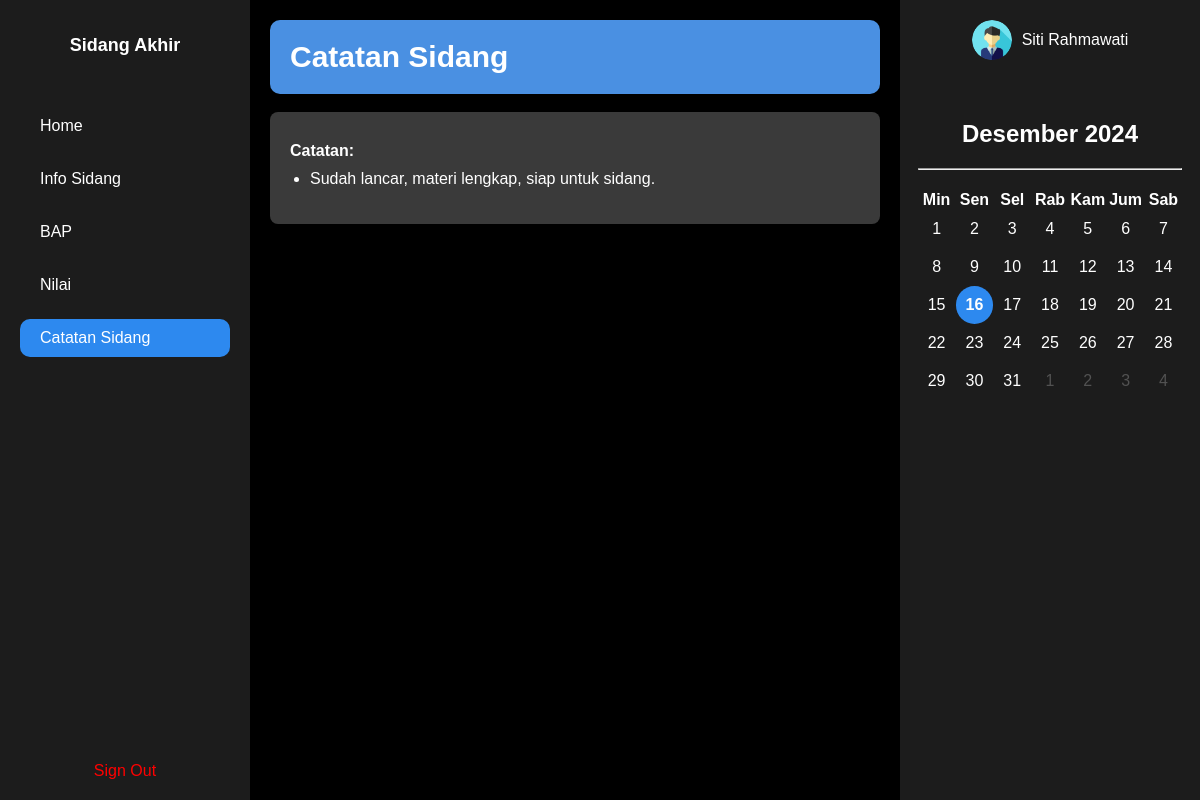
Page /mahasiswa/catatan (signed in) on the earlier database version.
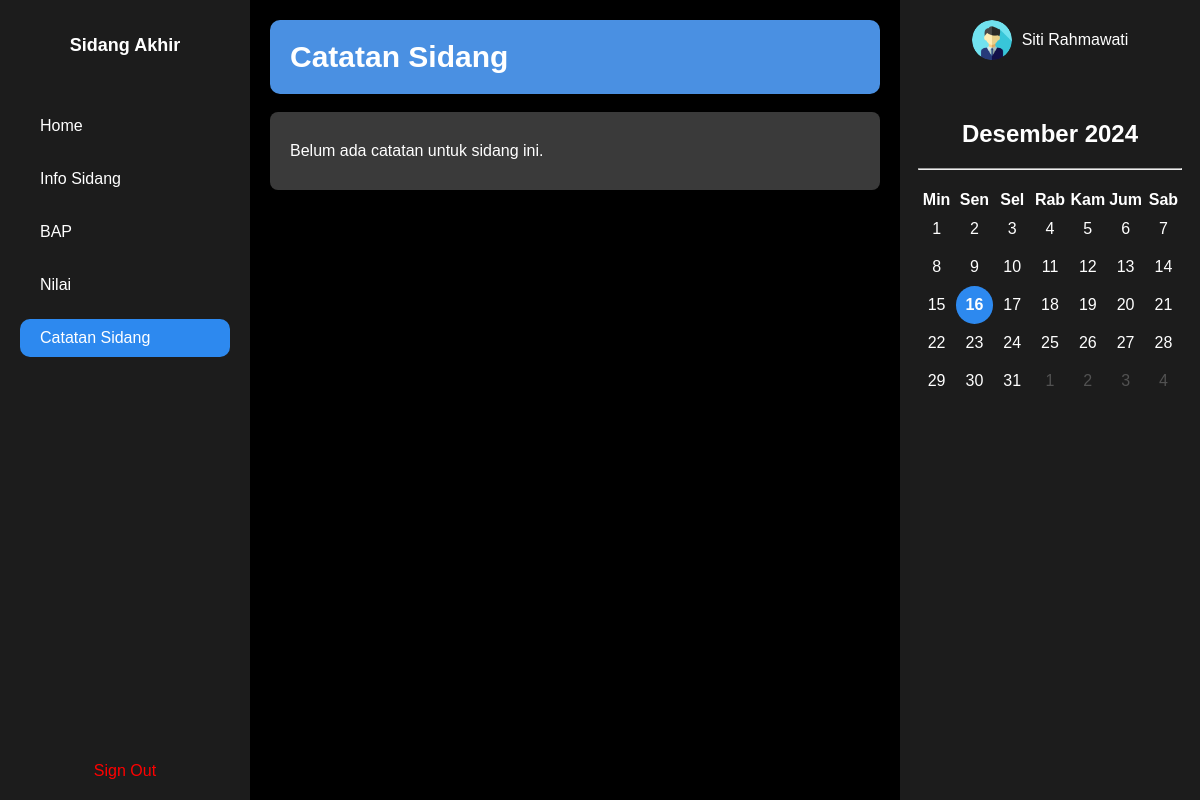
Same page on the later database version.
### tables this page shows
CREATE TABLE Sidang (ID_Sidang INTEGER PRIMARY KEY AUTOINCREMENT, tempat_sidang TEXT NOT NULL, tanggal_sidang DATE NOT NULL, waktu_mulai TIME NOT NULL, waktu_selesai TIME NOT NULL, Catatan TEXT, npm TEXT NOT NULL REFERENCES Mahasiswa (npm), nik_pembimbing TEXT NOT NULL REFERENCES Pembimbing (nik), nik_penguji TEXT NOT NULL REFERENCES Penguji (nik), nik_penguji2 TEXT REFERENCES Penguji (nik), ID_Tahun_Ajaran INTEGER NOT NULL REFERENCES Bobot_PerTahun_Ajaran (ID_Tahun_Ajaran), nilai_total DOUBLE, status TEXT, FOREIGN KEY (npm) REFERENCES Mahasiswa (npm), FOREIGN KEY (nik_pembimbing) REFERENCES Pembimbing (nik), FOREIGN KEY (nik_penguji) REFERENCES Penguji (nik), FOREIGN KEY (ID_Tahun_Ajaran) REFERENCES Bobot_PerTahun_Ajaran (ID_Tahun_Ajaran));

### app/routes/mahasiswa.py (the view)
@mahasiswa_bp.route('/catatan')
def catatan():
    nama = session.get('nama', None)
    role = session.get('role', None)
    npm = session.get('id', None)
    conn = get_db_connection()
    cursor = conn.cursor()
    cursor.execute("select catatan from InfoSidang where npm_mahasiswa = ? and status = ?", (npm, 'active'))
    catatan = cursor.fetchall()
    return render_template('mahasiswa/mahasiswa-catatan.html', nama = nama, catatan=catatan)

### app/routes/mahasiswa.py (called while the page is built)
def get_db_connection():
    conn = sqlite3.connect('database/database.db')
    conn.row_factory = sqlite3.Row
    return conn

@mahasiswa_bp.before_request
def require_login():
    allowed_routes = ['login', 'static']
    if 'email' not in session and request.endpoint not in allowed_routes:
        return redirect(url_for('login'))

### main.py (called while the page is built)
@app.before_request
def require_login():
    allowed_routes = ['login', 'static']
    if 'email' not in session and request.endpoint not in allowed_routes:
        return redirect(url_for('login'))

### templates/mahasiswa/mahasiswa-catatan.html (shortened to what this page needs)
<!DOCTYPE html>
<html lang="en">
<head>
  <link rel="stylesheet" href="{{ url_for('static', filename='css/mahasiswa/mahasiswa-catatan.css') }}">
</head>
<body>
  <div class="container">
    {% include 'mahasiswa/fragment/sidebar.html' %}
    <main class="content">
      <div class="content-header">
        Catatan Sidang
      </div>
      <br>
      <div class="notes">
        {% if catatan %}
          {% for note in catatan %}
            <p><strong>Catatan:</strong></p>
            <ul>
              <li>{{ note.catatan }}</li>
            </ul>
          {% endfor %}
        {% else %}
          <p>Belum ada catatan untuk sidang ini.</p>
        {% endif %}
      </div>
    </main>
    {% include 'mahasiswa/fragment/rightbar.html' %}
  </div>
</body>
</html>

### templates/mahasiswa/fragment/sidebar.html
<nav class="sidebar">
    <h2 class="title">Sidang Akhir</h2>
    <ul class="menu">
      <li id="home"><a href="home">Home</a></li>
      <li id="info"><a href="info">Info Sidang</a></li>
      <li id="bap"><a href="bap">BAP</a></li>
      <li id="nilai"><a href="nilai">Nilai</a></li>
      <li id="catatan"><a href="catatan">Catatan Sidang</a></li>
    </ul>
    <a href="logout" class="sign-out">Sign Out</a>
  </nav>

### templates/mahasiswa/fragment/rightbar.html (shortened to what this page needs)
<aside class="calendar">
  <div class="user">
    <img src="{{ url_for('static', filename='png/profile-mahasiswa.png') }}" alt="User">
    <span>{{nama}}</span>
  </div>
  <div class="cal-wrapper">
    <h2>Desember 2024</h2>
    <hr style="margin-bottom: 20px;">
    <table class="cal-table">
        <thead>
            <tr>
                <th>Min</th>
                <th>Sen</th>
                <th>Sel</th>
                <th>Rab</th>
                <th>Kam</th>
                <th>Jum</th>
                <th>Sab</th>
            </tr>
        </thead>
        <tbody id="calendar-body">
          <tr>
              <td data-day="1">1</td>
              <td data-day="2">2</td>
              <td data-day="3">3</td>
              <td data-day="4">4</td>
              <td data-day="5">5</td>
              <td data-day="6">6</td>
              <td data-day="7">7</td>
          </tr>
          <tr>
              <td data-day="8">8</td>
              <td data-day="9">9</td>
              <td data-day="10">10</td>
              <td data-day="11">11</td>
              <td data-day="12">12</td>
              <td data-day="13">13</td>
              <td data-day="14">14</td>
          </tr>
          <tr>
              <td data-day="15">15</td>
              <td data-day="16">16</td>
              <td data-day="17">17</td>
              <td data-day="18">18</td>
              <td data-day="19">19</td>
              <td data-day="20">20</td>
              <td data-day="21">21</td>
          </tr>
          <tr>
              <td data-day="22">22</td>
              <td data-day="23">23</td>
              <td data-day="24">24</td>
              <td data-day="25">25</td>
              <td data-day="26">26</td>
              <td data-day="27">27</td>
              <td data-day="28">28</td>
          </tr>
          <tr>
              <td data-day="29">29</td>
              <td data-day="30">30</td>
              <td data-day="31">31</td>
              <td style="color: rgb(82, 82, 82);">1</td>
              <td style="color: rgb(82, 82, 82);">2</td>
              <td style="color: rgb(82, 82, 82);">3</td>
              <td style="color: rgb(82, 82, 82);">4</td>
          </tr>
      </tbody>
    </table>
  </div>
</aside>

### static/css/mahasiswa/mahasiswa-catatan.css (style rules this page uses)
body { font-family: 'Arial', sans-serif; margin: 0; color: #fff; background-color: #121212; display: grid; grid-template-columns: auto; grid-template-rows: auto; height: 100vh; }
.container { display: grid; grid-template-columns: 250px 1fr 300px; grid-template-rows: auto; height: 100%; }
#catatan { background: #2d89ef; border-radius: 10px; }
.sidebar { background: #1c1c1c; display: flex; flex-direction: column; align-items: center; padding: 20px; }
.sidebar .title { font-size: 18px; font-weight: bold; margin-bottom: 20px; }
.sidebar .menu { list-style: none; padding: 0; width: 100%; }
.sidebar .menu li { margin: 15px 0; }
.sidebar .menu li a { text-decoration: none; color: #fff; padding: 10px 20px; display: block; border-radius: 5px; }
.sidebar .menu li a { text-decoration: none; color: #fff; padding: 10px 20px; display: block; border-radius: 10px; }
.sidebar .sign-out { margin-top: auto; color: red; text-decoration: none; }
.content-header { background-color: #4a90e2; border-radius: 10px; font-size: 30px; padding: 20px; color: white; font-weight: bold; }
.content { background: black; padding: 20px; }
.content .notes { background: #3a3a3a; color: white; padding: 20px; border-radius: 8px; }
.content .notes p { margin: 10px 0; }
.calendar { background: #1c1c1c; padding: 20px; display: flex; flex-direction: column; align-items: center; }
.calendar .user { display: flex; align-items: center; margin-bottom: 20px; }
.calendar .user img { border-radius: 50%; width: 40px; height: 40px; margin-right: 10px; }
.calendar .cal-wrapper { text-align: center; }
.calendar .cal-table { width: 100%; border-collapse: collapse; }
.calendar .cal-table td { text-align: center; padding: 10px; color: #fff; }

Differences in the rows shown:
removed Sidang: catatan "Sudah lancar, materi lengkap, siap untuk sidang."
Other differences:
text now shown: "Belum ada catatan untuk sidang ini."
